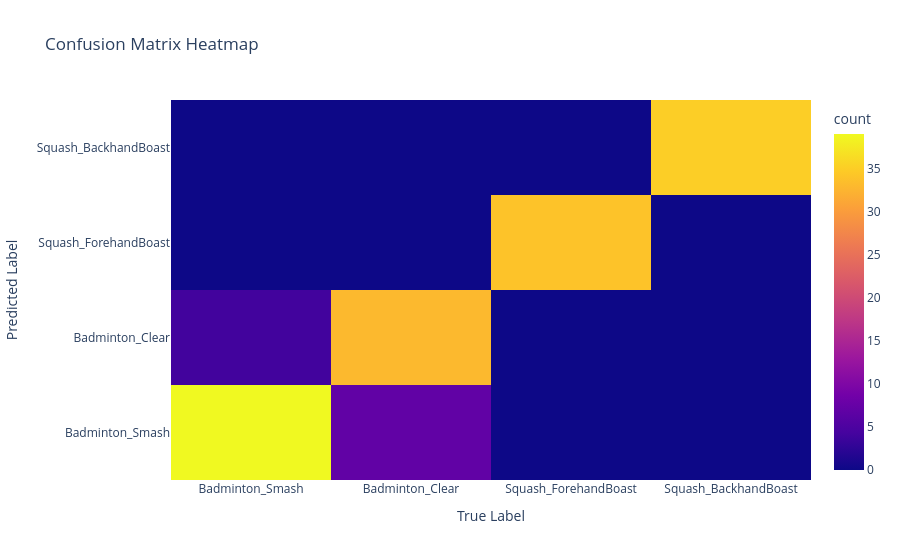

Write notebook code for a chart like this one.
### Code cell
# heatmap

fig = px.density_heatmap(df_flist, x='label', y='pred', nbinsx=num_classes, nbinsy=num_classes, title='Confusion Matrix Heatmap')
fig.update_layout(xaxis_title='True Label', yaxis_title='Predicted Label')

# map axis to category (alphabet a to z)
fig.update_xaxes(tickmode='array', tickvals=list(range(num_classes)), ticktext=class_list)
fig.update_yaxes(tickmode='array', tickvals=list(range(num_classes)), ticktext=class_list)

fig.show()

### Figure 1 — Plotly figure (JSON) as saved in the notebook; plotly's stock layout.template omitted (floating-point values rounded to 4 significant figures; data arrays with more than 128 entries replaced by an {"elided": "..."} marker saying what was removed)
{"data": [{"coloraxis": "coloraxis", "hovertemplate": "label=%{x}<br>pred=%{y}<br>count=%{z}<extra></extra>", "name": "", "nbinsx": 4, "nbinsy": 4, "type": "histogram2d", "x": {"elided": "152 int values"}, "xaxis": "x", "xbingroup": "x", "y": {"elided": "152 int values"}, "yaxis": "y", "ybingroup": "y"}], "layout": {"coloraxis": {"colorbar": {"title": {"text": "count"}}, "colorscale": [[0, "#0d0887"], [0.1111, "#46039f"], [0.2222, "#7201a8"], [0.3333, "#9c179e"], [0.4444, "#bd3786"], [0.5556, "#d8576b"], [0.6667, "#ed7953"], [0.7778, "#fb9f3a"], [0.8889, "#fdca26"], [1, "#f0f921"]]}, "legend": {"tracegroupgap": 0}, "title": {"text": "Confusion Matrix Heatmap"}, "xaxis": {"anchor": "y", "domain": [0, 1], "tickmode": "array", "ticktext": ["Badminton_Smash", "Badminton_Clear", "Squash_ForehandBoast", "Squash_BackhandBoast"], "tickvals": [0, 1, 2, 3], "title": {"text": "True Label"}}, "yaxis": {"anchor": "x", "domain": [0, 1], "tickmode": "array", "ticktext": ["Badminton_Smash", "Badminton_Clear", "Squash_ForehandBoast", "Squash_BackhandBoast"], "tickvals": [0, 1, 2, 3], "title": {"text": "Predicted Label"}}}}
